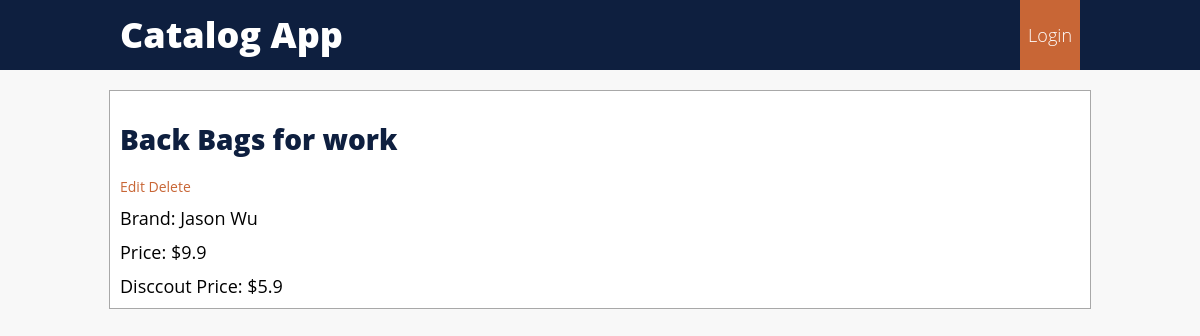
The app's page /shop/Shopbop/23 with its own data.
### database_setup.py (models this page shows, shortened)
class Item(Base):
    __tablename__ = 'item'
    title = Column(String(100), nullable = False, index = True)
    price = Column(Integer, nullable = True)
    discount_price=Column(Integer, nullable = True)
    id = Column(Integer, primary_key = True)
    brand= Column(String(20), nullable = True, index = True)
    pic = Column(String(200),nullable = True)
    shop_id = Column(Integer, ForeignKey("shop.id"),nullable=True)
    shop=relationship("Shop")

### project.py (the view)
@app.route('/shop/<string:shop_name>/<int:item_id>')
def item_info(item_id,shop_name):
    if 'username' in login_session:
        log_staus = "Logout"
    else:
        log_staus = "Login"
    item = session.query(Item).filter_by(id=item_id).one()
    return render_template('item_info.html',item=item,log_staus=log_staus)

### templates/item_info.html (shortened to what this page needs)
<!DOCTYPE html>
<html lang="en">
<head>
    <link rel=stylesheet type=text/css href="{{ url_for('static', filename='styles.css') }}">
</head>
<body>
    <header>
        <div class="header-wrap">
            <a class="title" href="/">Catalog App</a>
            <div class="login">
                {% if log_status=="login" %}
                <a class="headerlink" href="/gconnect">Logout</a></div>
                {% else %}
                <a class="headerlink" href="/login">Login</a></div>
                {% endif %}
        </div>
    </header>
    <div class="content">
<h1>{{item.title}}</h1>
        <div>
<a href="/shop/{{item.shop.name}}/{{item.id}}/edit">Edit</a>
<a href="/shop/{{item.shop.name}}/{{item.id}}/delete">Delete</a>
        </div>
        <p class="detail">Brand: {{item.brand}}</p>
        <p class="detail">Price: {{item.price}}</p>
        <p class="detail">Disccout Price: {{item.discount_price}}</p>
    </div>
</body>
</html>

### static/styles.css (style rules this page uses)
body { font-family: "Open Sans", "Helvetica", sans-serif; font-size: 14px; background: #F8F8F8; margin: 0; }
a { text-decoration:none; color: #C86636; }
p { margin: 0 }
header { height: 70px; width: 100%; background-color: #0E1F3F; }
.title { font-size: 36px; font-weight: 800; display: inline; color: #FFFFFF; line-height: 70px }
.login { display: inline; float: right; background-color: #C86636; }
.headerlink { color: #FFFFFF; font-size: 18px; font-weight: 200; line-height: 70px; padding: 8px; }
.header-wrap { width: 80%; height: auto; margin: 0 auto; }
.content { width: 80%; height: auto; background-color: #ffffff; margin: 20px auto; border:1px solid #A8A8A8; padding: 10px; }
h1 { font-size: 28px; font-weight: 800; color: #0E1F3F; }
.detail { margin-top: 10px; font-size: 18px; }

### records on screen
Item: title "Back Bags for work", brand "Jason Wu", price "$9.9", discount_price "$5.9"
